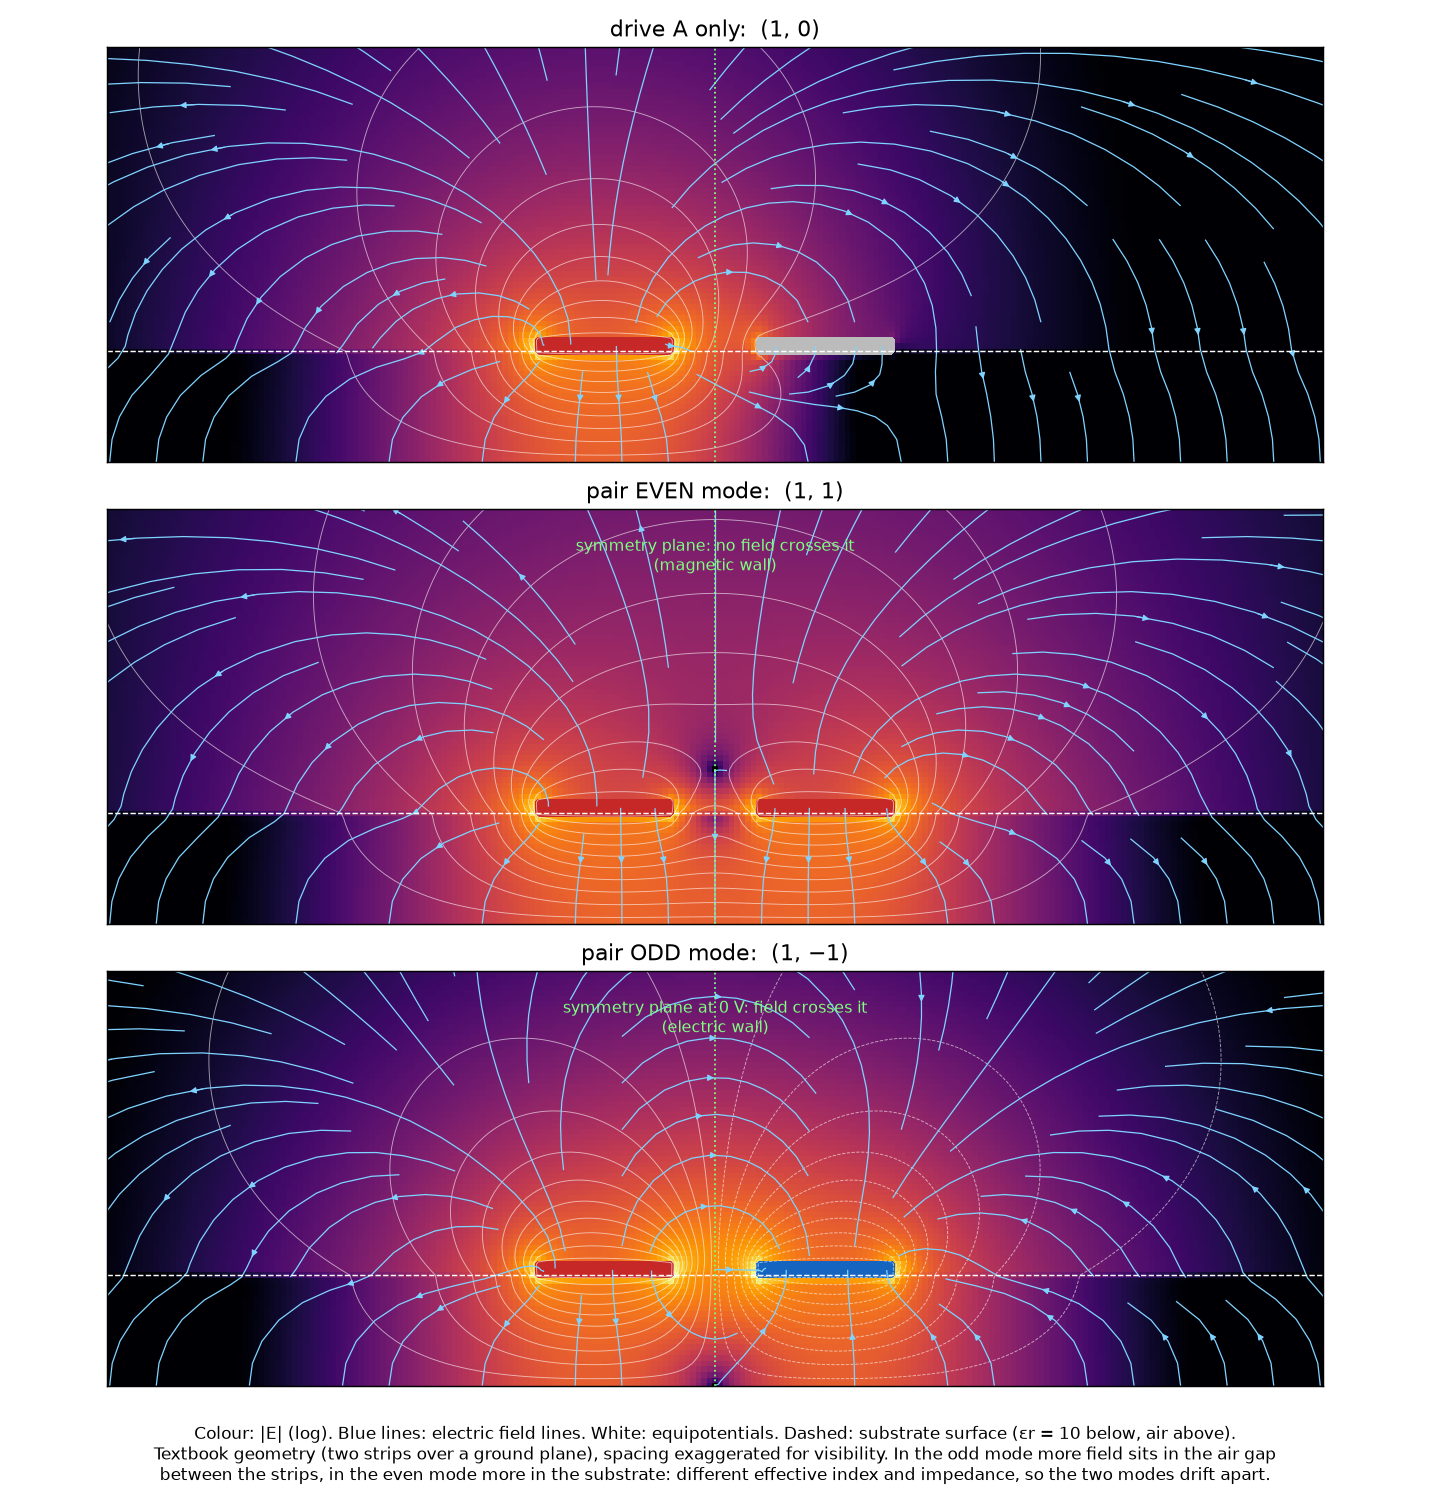

This chart was generated by the following Python code:
"""Cross-section fields of a coupled pair (2-D electrostatics, textbook geometry:
two strips on a substrate over a ground plane). Illustration of even/odd modes."""
import numpy as np, scipy.sparse as sp, scipy.sparse.linalg as spl
import matplotlib; matplotlib.use("Agg"); import matplotlib.pyplot as plt
nx, ny, d = 321, 161, 1.0                       # grid (um-like units)
x = np.arange(nx)*d - (nx-1)/2*d; y = np.arange(ny)*d
X, Y = np.meshgrid(x, y)                        # Y[j,i]
h, w, s, t = 20, 24, 16, 2                      # substrate height, strip width, gap between strips, strip thickness
eps = np.where(Y < h, 10.0, 1.0)
def strip(xc): return (abs(X-xc) <= w/2) & (Y >= h) & (Y <= h+t)
mA, mB = strip(-(s+w)/2), strip((s+w)/2)
gnd = (Y == 0)
box = (X == x[0]) | (X == x[-1]) | (Y == y[-1])
def solve(vA, vB):
    fixed = mA | mB | gnd | box
    val = np.where(mA, vA, 0.0) + np.where(mB, vB, 0.0)
    N = nx*ny; idx = np.arange(N).reshape(ny, nx)
    rows, cols, data = [], [], []; b = np.zeros(N)
    for j in range(ny):
        for i in range(nx):
            k = idx[j, i]
            if fixed[j, i]:
                rows.append(k); cols.append(k); data.append(1.0); b[k] = val[j, i]; continue
            diag = 0.0
            for dj, di in ((0, 1), (0, -1), (1, 0), (-1, 0)):
                jj, ii = j+dj, i+di
                e = 0.5*(eps[j, i] + eps[jj, ii])
                rows.append(k); cols.append(idx[jj, ii]); data.append(e); diag -= e
            rows.append(k); cols.append(k); data.append(diag)
    A = sp.csr_matrix((data, (rows, cols)), shape=(N, N))
    return spl.spsolve(A, b).reshape(ny, nx)
cases = [("drive A only:  (1, 0)", 1, 0), ("pair EVEN mode:  (1, 1)", 1, 1), ("pair ODD mode:  (1, −1)", 1, -1)]
fig, axs = plt.subplots(3, 1, figsize=(11, 11.5))
for ax, (title, va, vb) in zip(axs, cases):
    phi = solve(va, vb)
    Ey, Ex = np.gradient(-phi, d)
    E = np.hypot(Ex, Ey)
    im = ax.pcolormesh(X, Y, np.log10(E + 1e-4), cmap="inferno", vmin=-3, vmax=-0.5, shading="auto")
    ax.contour(X, Y, phi, levels=np.linspace(-0.95, 0.95, 20), colors="w", linewidths=0.5, alpha=0.6)
    ax.streamplot(x, y, Ex, Ey, color="#7fd3ff", density=1.3, linewidth=0.7, arrowsize=0.7)
    for m, v in ((mA, va), (mB, vb)):
        ax.contourf(X, Y, m.astype(float), levels=[0.5, 1.5], colors=["#c62828" if v > 0 else ("#1565c0" if v < 0 else "#bbbbbb")])
    ax.axhline(h, color="w", lw=0.8, ls="--"); ax.axvline(0, color="#7fff7f", lw=1, ls=":")
    ax.set_xlim(-110, 110); ax.set_ylim(0, 75); ax.set_aspect("equal"); ax.set_title(title, fontsize=12)
    ax.set_xticks([]); ax.set_yticks([])
axs[1].text(0, 70, "symmetry plane: no field crosses it\n(magnetic wall)", color="#7fff7f", ha="center", va="top", fontsize=9)
axs[2].text(0, 70, "symmetry plane at 0 V: field crosses it\n(electric wall)", color="#7fff7f", ha="center", va="top", fontsize=9)
fig.text(0.5, 0.01, "Colour: |E| (log). Blue lines: electric field lines. White: equipotentials. Dashed: substrate surface (εr = 10 below, air above).\n"
         "Textbook geometry (two strips over a ground plane), spacing exaggerated for visibility. In the odd mode more field sits in the air gap\n"
         "between the strips, in the even mode more in the substrate: different effective index and impedance, so the two modes drift apart.",
         ha="center", fontsize=9.5)
plt.tight_layout(rect=(0, 0.06, 1, 1)); plt.savefig("mode_fields.png", dpi=130)
